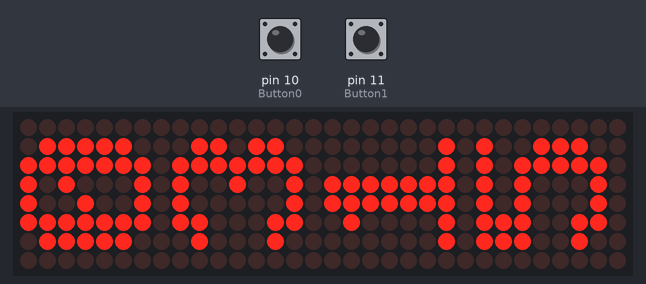
This sketch was run on a simulated Arduino Uno, built with avr-gcc and run on an emulated ATmega328P. On the bench: 32×8 LED matrix. The inputs (shaded band) are chosen by the test bench; at power-on: pin 11 (Button1) HIGH, pin 10 (Button0) LOW. The local clock reads 2024-03-15 10:24:30 at power-on unless the sketch sets it.

Above: at 1.2 s.
1.3 s: pin 11 (Button1) pulled LOW for 3.2 s
At 2.8 s:
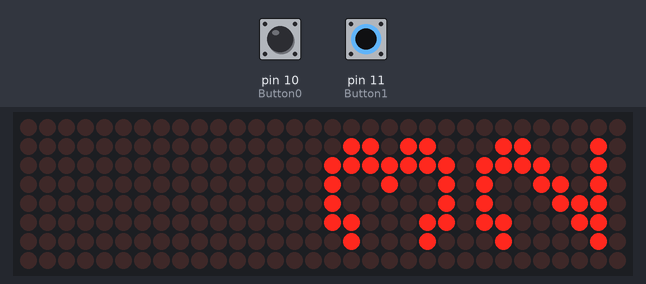
6.0 s: pin 10 (Button0) pulled HIGH for 0.15 s
At 6.1 s:
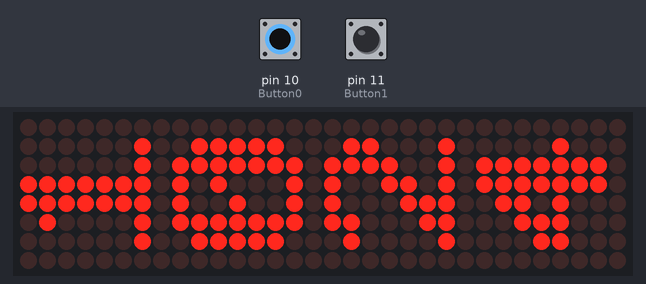
7.6 s: pin 11 (Button1) pulled LOW for 0.15 s
At 7.7 s:
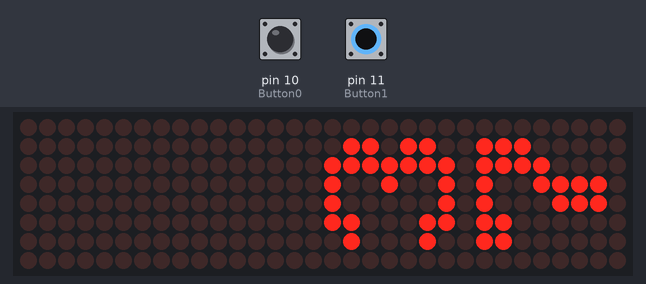
9.2 s: pin 11 (Button1) pulled LOW for 1 s
At 9.8 s:
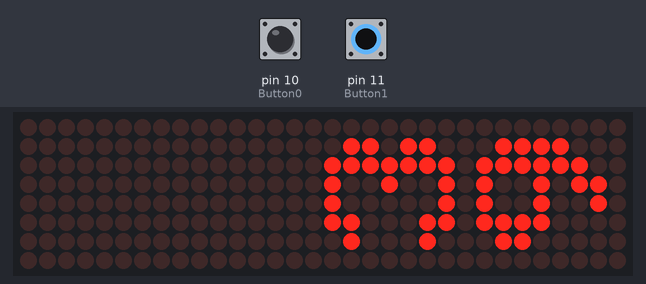
11.7 s: pin 11 (Button1) pulled LOW for 0.15 s
At 11.8 s:
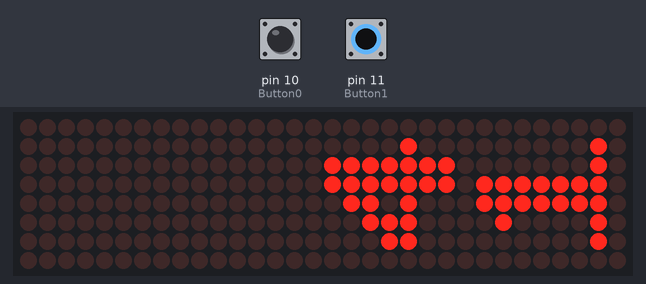
13.3 s: pin 11 (Button1) pulled LOW for 0.15 s
At 13.4 s:
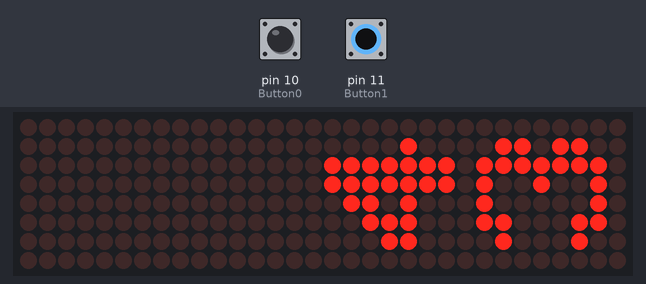
Timing chart, 0 to 15.9 s (numbered marks = the images above; inputs shaded):
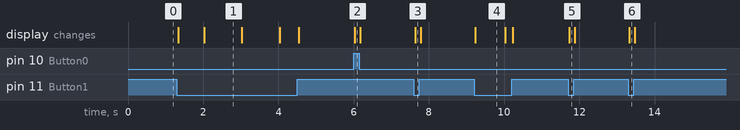

Measured:
- after the input at 1.3 s, the display: first changes at once (image 1 shows a later state)
- after the input at 6.0 s, the display: changes at once (image 2)
- after the input at 7.6 s, the display: changes at once (image 3)
- after the input at 9.2 s, the display: changes at once (image 4)
- after the input at 11.7 s, the display: changes at once (image 5)
- after the input at 13.3 s, the display: changes at once (image 6)
- what the display in image 1 shows lasts 1.0 s, from 2.0 s to 3.0 s

The sketch:

PixelClock.ino
```cpp
#include <Wire.h>
#include <DS3231.h>
#include <LedControl.h>

int DIN = 5;
int CS = 6;
int CLK = 7;
int MOD = 4;
int Button0 = 10;
int Button1 = 11;
bool century = false;

DS3231 rtc;
LedControl lc(DIN, CLK, CS, MOD);

byte Led_space[8] = {0x00,0x00,0x00,0x00,0x00,0x00,0x00,0x00};
byte font[10][8] = {
  {0x00,0x7C,0xFE,0xA2,0x92,0xFE,0x7C,0x00}, // 0
  {0x00,0x02,0x02,0xFE,0xFE,0x42,0x02,0x00}, // 1
  {0x00,0x62,0xF2,0x9A,0x8E,0xC6,0x42,0x00}, // 2
  {0x00,0x6C,0xFE,0x92,0x82,0xC6,0x44,0x00}, // 3
  {0x00,0x08,0xFE,0xFE,0x68,0x38,0x18,0x00}, // 4
  {0x00,0x9C,0xBE,0xA2,0xA2,0xE6,0xE4,0x00}, // 5
  {0x00,0x0C,0x9E,0x92,0xD2,0x7E,0x3C,0x00}, // 6
  {0x00,0xE0,0xF0,0x9E,0x8E,0xC0,0xC0,0x00}, // 7
  {0x00,0x6C,0xFE,0x92,0x92,0xFE,0x6C,0x00}, // 8
  {0x00,0x78,0xFC,0x96,0x92,0xF0,0x60,0x00},  // 9
  };

void setup() {
  Wire.begin();
  pinMode(Button0, INPUT);
  pinMode(Button1, INPUT);
  // 設一次時間
  //rtc.adjust(DateTime(2026, 1, 8,22,24,40));

  for(int i=0;i<MOD;i++){
    lc.shutdown(i,false);
    lc.setIntensity(i,4);
    lc.clearDisplay(i);
  }
}

void loop() {
  int h, min, sec, d,m;
  bool h12, pm;
  h = rtc.getHour(h12, pm);
  min = rtc.getMinute();
  sec = rtc.getSecond();
  d = rtc.getDate();
  m = rtc.getMonth(century);

  if (digitalRead(Button1) == 0){
    for(int r=0;r<8;r++){
      lc.setRow(3,r,Led_space[r]);
      lc.setRow(2,r,Led_space[r]);
      lc.setRow(1,r,font[sec/10][r]);
      lc.setRow(0,r,font[sec%10][r]);
    }
  }
  else if (digitalRead(Button0) == 0) {
   for(int r=0;r<8;r++){
    lc.setRow(3,r,font[m/10][r]);
    lc.setRow(2,r,font[m%10][r]);
    lc.setRow(1,r,font[d/10][r]);
    lc.setRow(0,r,font[d%10][r]);
    }
  }

  else
    // 顯示 HH:MM
    for(int r=0;r<8;r++){
    lc.setRow(3,r,font[h/10][r]);
    lc.setRow(2,r,font[h%10][r]);
    lc.setRow(1,r,font[min/10][r]);
    lc.setRow(0,r,font[min%10][r]);
    }
  }

//Make by Penguin1223
```
